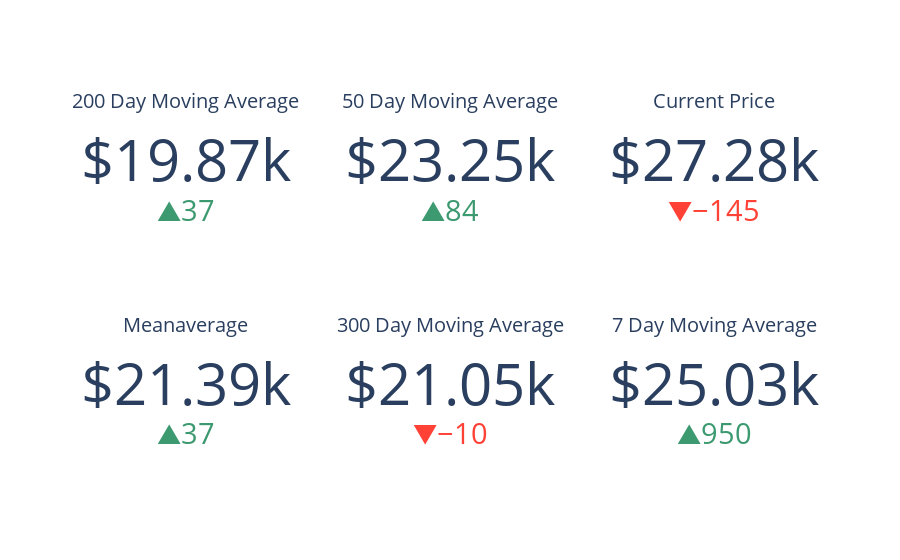

This figure's notebook cell:
### Code cell
import plotly.graph_objects as go

fig = go.Figure()

fig.add_trace(go.Indicator(
    mode = "number+delta",
    number = {'prefix': "$"},
    value = df['200D'].iloc[-1],
    delta = {"reference": ((df['200D'].iloc[-2])), "valueformat": ".0f"},
     title = {"text": "200 Day Moving Average"},
    gauge = {
        'axis': {'visible': False}},
    domain = {'row': 0, 'column': 0}))

fig.add_trace(go.Indicator(
    mode = "number+delta",
    number = {'prefix': "$"},
    value = df['meanavge'].iloc[-1],
    delta = {"reference": ((df['meanavge'].iloc[-2])), "valueformat": ".0f"},
    title = {"text": "Meanaverage"},
    gauge = {
        'axis': {'visible': False}},
    domain = {'row': 1, 'column': 0}))


fig.add_trace(go.Indicator(
    mode = "number+delta",
    number = {'prefix': "$"},
    value = df['50D'].iloc[-1],
    delta = {"reference": ((df['50D'].iloc[-2])), "valueformat": ".0f"},
    title = {"text": "50 Day Moving Average"},
    domain = {'row': 0, 'column': 1}))

fig.add_trace(go.Indicator(
    mode = "number+delta",
    number = {'prefix': "$"},
    value = df['300D'].iloc[-1],
    delta = {"reference": ((df['300D'].iloc[-2])), "valueformat": ".0f"},
    title = {"text": "300 Day Moving Average"},
    domain = {'row': 1, 'column': 1}))

fig.add_trace(go.Indicator(
    mode = "number+delta",
    number = {'prefix': "$"},
    value = df['price'].iloc[-1],
    delta = {"reference": ((df['price'].iloc[-2])), "valueformat": ".0f"},
    title = {"text": "Current Price"},
    domain = {'row': 0, 'column': 2}))

fig.add_trace(go.Indicator(
    mode = "number+delta",
    number = {'prefix': "$"},
    value = df['7D'].iloc[-1],
    delta = {"reference": ((df['7D'].iloc[-2])), "valueformat": ".0f"},
    title = {"text": "7 Day Moving Average"},
    domain = {'row': 1, 'column': 2}))

fig.update_layout(
    grid = {'rows': 2, 'columns': 3, 'pattern': "independent"},
)
fig.write_html("../static/MAs.html")
fig.show()

### Figure 1 — Plotly figure (JSON) as saved in the notebook; plotly's stock layout.template omitted (floating-point values rounded to 4 significant figures)
{"data": [{"delta": {"reference": 19830.0, "valueformat": ".0f"}, "domain": {"column": 0, "row": 0}, "gauge": {"axis": {"visible": false}}, "mode": "number+delta", "number": {"prefix": "$"}, "title": {"text": "200 Day Moving Average"}, "type": "indicator", "value": 19870.0}, {"delta": {"reference": 21350.0, "valueformat": ".0f"}, "domain": {"column": 0, "row": 1}, "gauge": {"axis": {"visible": false}}, "mode": "number+delta", "number": {"prefix": "$"}, "title": {"text": "Meanaverage"}, "type": "indicator", "value": 21390.0}, {"delta": {"reference": 23160.0, "valueformat": ".0f"}, "domain": {"column": 1, "row": 0}, "mode": "number+delta", "number": {"prefix": "$"}, "title": {"text": "50 Day Moving Average"}, "type": "indicator", "value": 23250.0}, {"delta": {"reference": 21060.0, "valueformat": ".0f"}, "domain": {"column": 1, "row": 1}, "mode": "number+delta", "number": {"prefix": "$"}, "title": {"text": "300 Day Moving Average"}, "type": "indicator", "value": 21050.0}, {"delta": {"reference": 27420.0, "valueformat": ".0f"}, "domain": {"column": 2, "row": 0}, "mode": "number+delta", "number": {"prefix": "$"}, "title": {"text": "Current Price"}, "type": "indicator", "value": 27280.0}, {"delta": {"reference": 24080.0, "valueformat": ".0f"}, "domain": {"column": 2, "row": 1}, "mode": "number+delta", "number": {"prefix": "$"}, "title": {"text": "7 Day Moving Average"}, "type": "indicator", "value": 25030.0}], "layout": {"grid": {"columns": 3, "pattern": "independent", "rows": 2}}}
